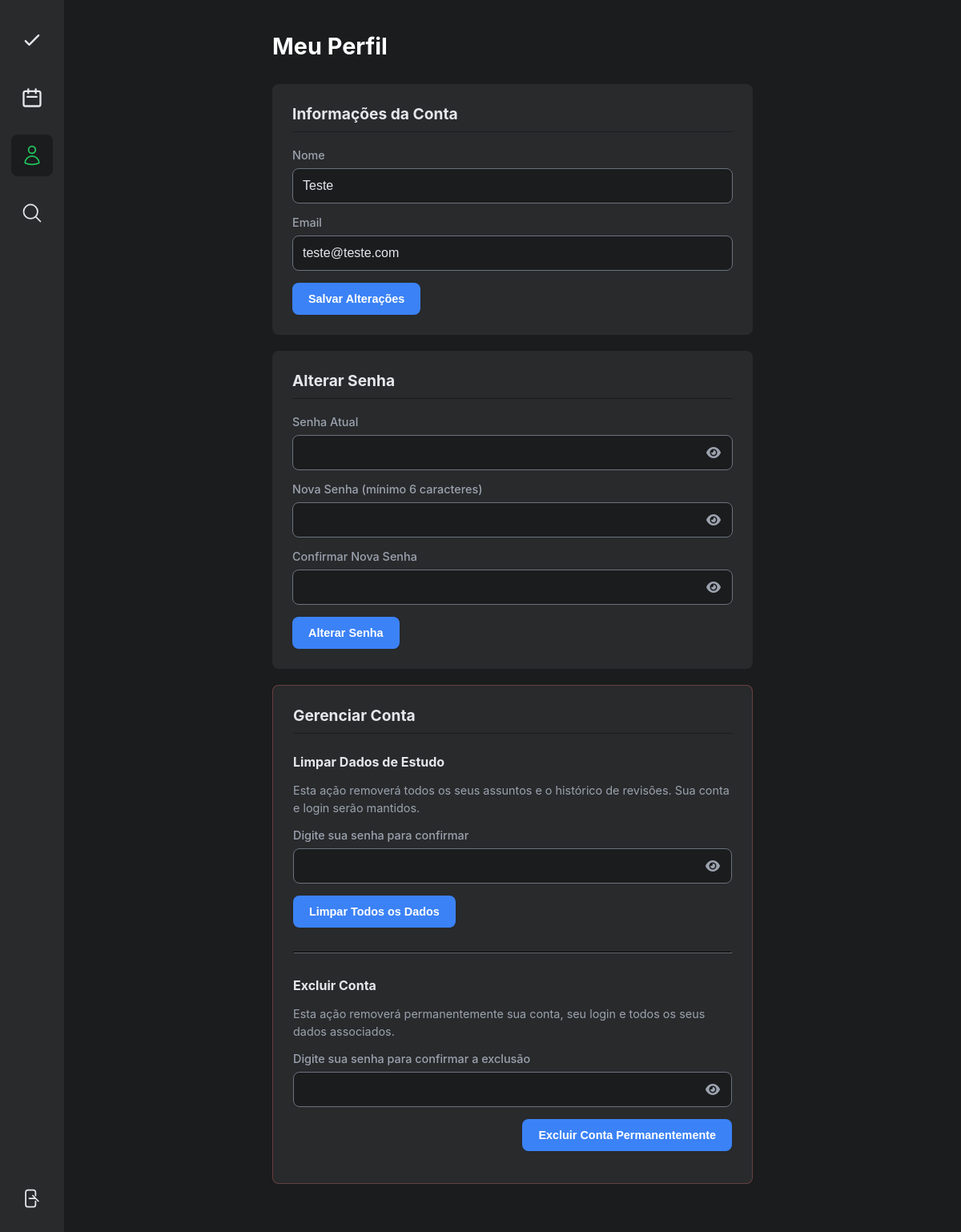
/perfil.php (signed in), run on an earlier commit of the app's database.
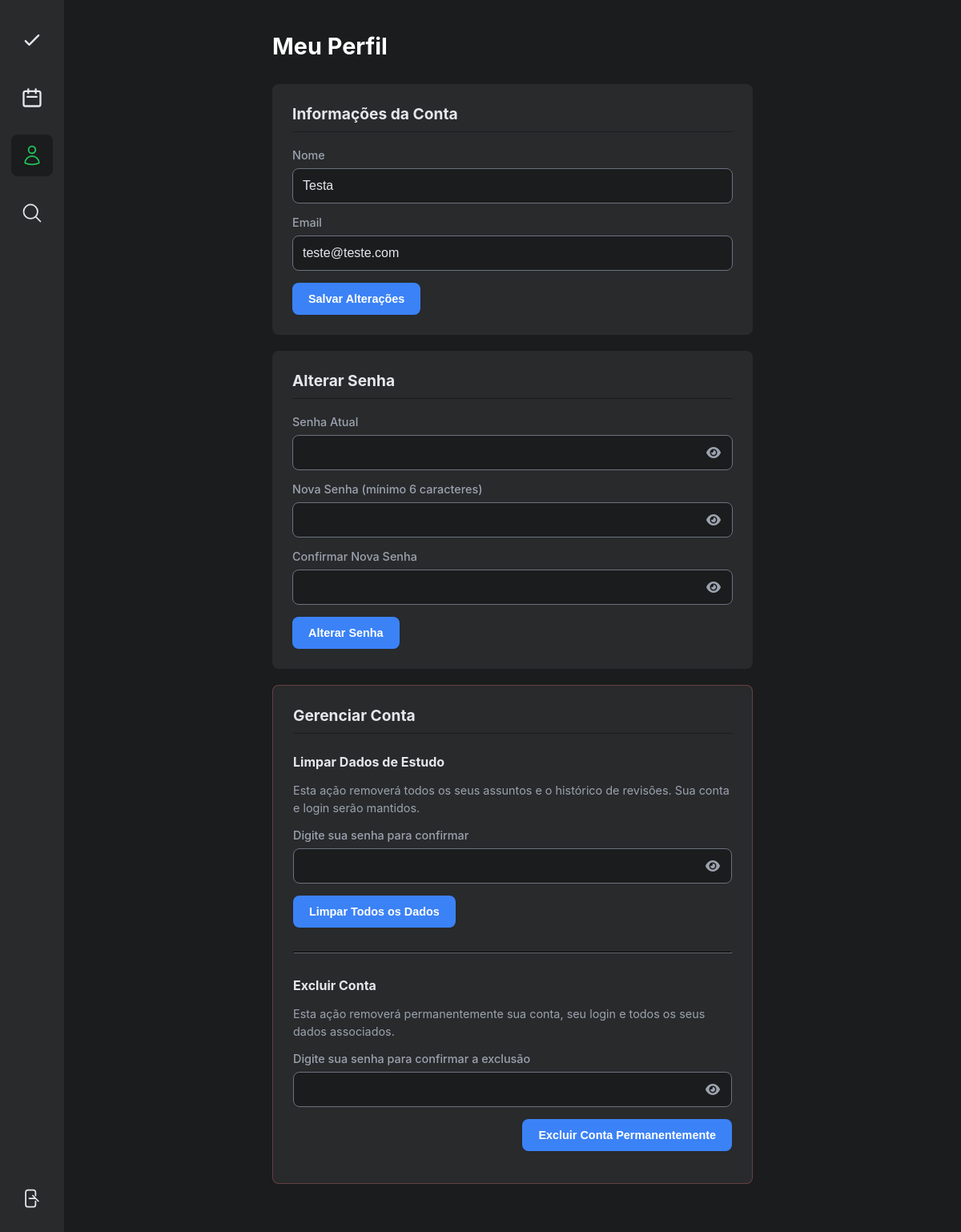
And on a later commit of the database.
### tables this page shows
CREATE TABLE `users` (
  `id` int(11) NOT NULL,
  `nome` varchar(100) NOT NULL,
  `email` varchar(100) NOT NULL,
  `senha_hash` varchar(255) NOT NULL,
  `criado_em` timestamp NOT NULL DEFAULT current_timestamp(),
  `ativo` tinyint(1) DEFAULT 0,
  `token_verificacao` varchar(255) DEFAULT NULL,
  `data_criacao` datetime DEFAULT current_timestamp()
);

### perfil.php (the view, shortened to what the changed rows need)
<?php
require 'config.php';
$user_id = $_SESSION['user_id'];
$stmt_load = $pdo->prepare("SELECT nome, email, senha_hash FROM users WHERE id = ?");
$stmt_load->execute([$user_id]);
$usuario = $stmt_load->fetch();
?>
<!DOCTYPE html>
<html lang="pt-br">
<head>
    <link rel="stylesheet" href="https://cdnjs.cloudflare.com/ajax/libs/font-awesome/6.0.0-beta3/css/all.min.css">
</head>
<body>
    <div class="main-grid">
        <main class="profile-main-content">
            <div class="profile-box">
                <h1>Meu Perfil</h1>
                <form method="post" class="form-block">
                    <h2>Informações da Conta</h2>
                    <div class="form-row">
                        <label for="nome">Nome</label>
                        <input type="text" id="nome" name="nome" value="<?= htmlspecialchars($usuario['nome']) ?>" required>
                    </div>
                    <div class="form-row">
                        <label for="email">Email</label>
                        <input type="email" id="email" name="email" value="<?= htmlspecialchars($usuario['email']) ?>" required>
                    </div>
                </form>
                <form method="post" class="form-block">
                    <h2>Alterar Senha</h2>
                </form>
                <div class="form-block delete-block">
                    <h2>Gerenciar Conta</h2>
                </div>
            </div>
        </main>
    </div>
</body>
</html>

What changed in the data, as far as the page shows it:
changed users "teste@teste.com": nome "Teste" → "Testa"
